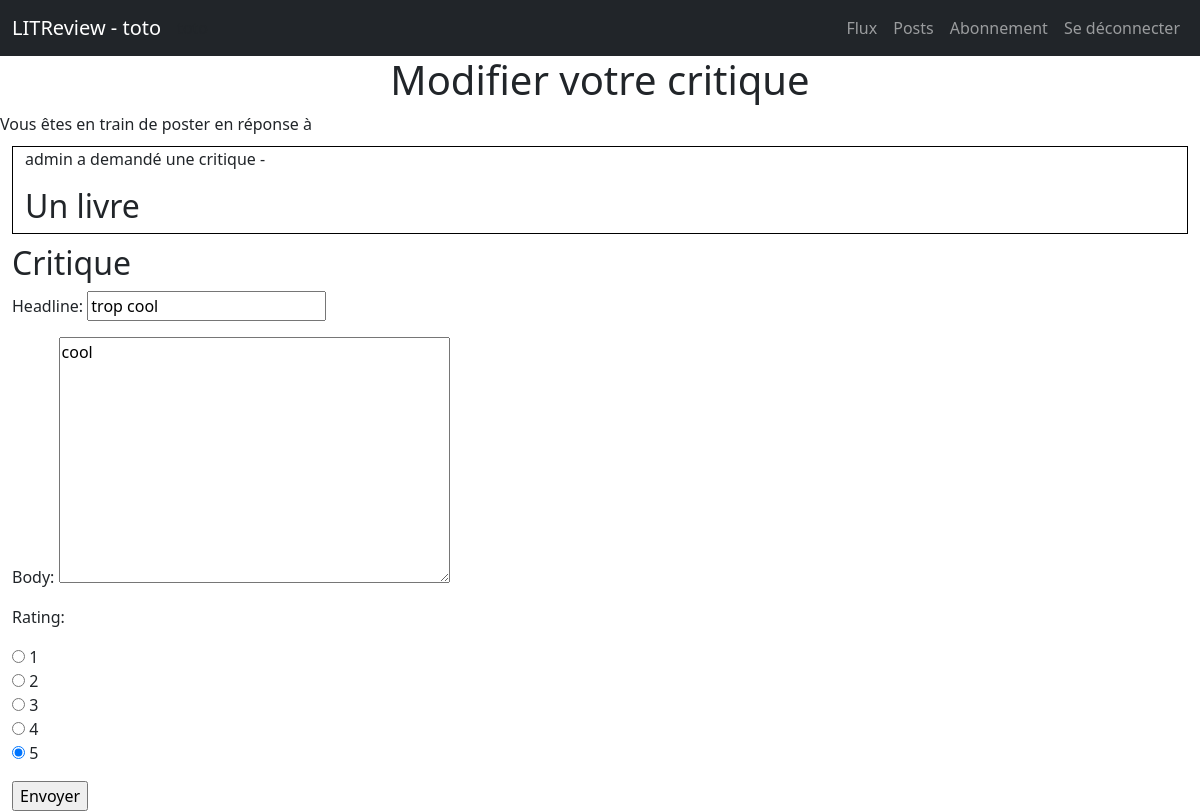
The page /review/update/11 (signed in) on the database its author committed.
### bookreview/models.py (models this page shows, shortened)
class User(AbstractUser):
    pass

class Ticket(models.Model):
    title = models.CharField(max_length=128)
    description = models.TextField(max_length=2048, blank=True)
    user = models.ForeignKey(to=settings.AUTH_USER_MODEL,
                             on_delete=models.CASCADE)
    image = models.ImageField(blank=True)
    time_created = models.DateTimeField(auto_now_add=True)

class Review(models.Model):
    ticket = models.ForeignKey(to=Ticket, on_delete=models.CASCADE)
    rating = models.PositiveSmallIntegerField(validators=[
                                                  MinValueValidator(0),
                                                  MaxValueValidator(5),
                                              ])
    user = models.ForeignKey(to=settings.AUTH_USER_MODEL, on_delete=models.CASCADE)
    headline = models.CharField(max_length=128)
    body = models.TextField(max_length=8192, blank=True)
    time_created = models.DateTimeField(auto_now_add=True)

### bookreview/views.py (the view, shortened to what this page needs)
# urls.py: path('review/update/<int:pk>', bookreview.views.ReviewUpdate.as_view(), name='review_update'),
class ReviewUpdate(LoginRequiredMixin, UpdateView):
    model = Review
    template_name = "bookreview/review_update.html"
    form_class = forms.ReviewUpdateForm

### bookreview/forms.py
class ReviewUpdateForm(ReviewCreateForm):
    def __init__(self, **kwargs):
        forms.ModelForm.__init__(self, **kwargs)

### bookreview/templates/bookreview/review_update.html (shortened to what this page needs)
{% extends 'base.html' %}
{% block content %}
<h1 class="text-center">Modifier votre critique</h1>
<div class="row">
    Vous êtes en train de poster en réponse à
    <div>
        {% include 'bookreview/ticket_post_create_review.html' with ticket=form.instance.ticket %}
    </div>
</div>
<h2>Critique</h2>
<form action="" method="post">
    {{ form.as_p }}
    <input type="submit" value="Envoyer">
</form>
{% endblock content %}

### bookreview/templates/bookreview/nav.html (shortened to what this page needs)
<nav class="navbar navbar-expand-sm bg-dark" data-bs-theme="dark">
    <div class="container-fluid">
        <a class="navbar-brand" href="{% url 'flux' %}">
            LITReview
            {% if request.user.is_authenticated %}
            - {{ request.user.username }}
        {% endif %}
        </a>
        {% if request.user.is_authenticated %}
            <span>{{ request.user.username }}</span>
        {% endif %}
        <div class="collapse navbar-collapse" id="navbarNavAltMarkup">
            <div class="navbar-nav ms-auto">
                {% if request.user.is_authenticated %}
                  <a class="nav-link" href="{% url 'flux' %}">Flux</a>
                  <a class="nav-link" href="{% url 'posts' %}">Posts</a>
                  <a class="nav-link" href="{% url 'follow' %}">Abonnement</a>
                  <a class="nav-link" href="{% url 'logout' %}">Se déconnecter</a>
                {% endif %}
            </div>
        </div>
    </div>
</nav>

### bookreview/templates/bookreview/ticket_post_create_review.html (shortened to what this page needs)
<div class="row flux-post">
    <p>
        <span class="pull-left">
            {% if request.user == ticket.user %}
            Vous avez
            {% else %}
            {{ ticket.user }} a
            {% endif %}
            demandé une critique
        </span>
        -
    </p>
    <h2>{{ ticket.title }}</h2>
</div>

### bookreview/static/bookreview/style.css (style rules this page uses)
.flux-post { border: 1px solid black; margin: 10px 0; }

### rows shown on the page
User: user.username "toto"
Ticket: user "admin", title "Un livre"
Review: headline "trop cool", body "cool", rating "☐ 1 ☐ 2 ☐ 3 ☐ 4 ☑ 5"
